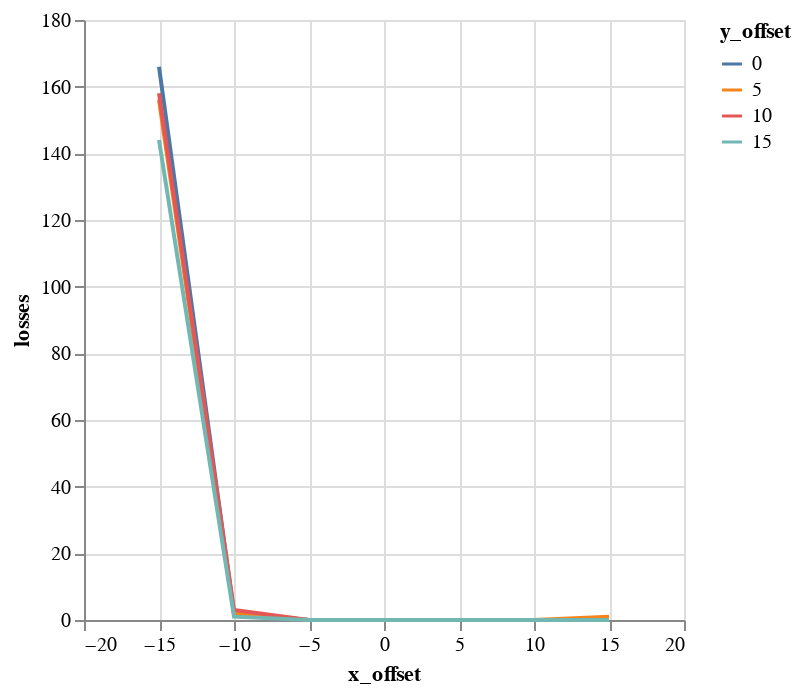

Notebook cell for this chart:
### Code cell
alt.Chart(emit_df).mark_line().encode(
    color='y_offset:N',
    x='x_offset',
    y='losses',
)

### Figure 1 — Vega-Lite specification as saved in the notebook (floating-point values rounded to 4 significant figures)
{"$schema": "https://vega.github.io/schema/vega-lite/v1.2.1.json", "data": {"values": [{"losses": 166, "relbeta": 0.002308, "sourceID": 16777222, "sourceName": "x_-15_y_0", "x_emittance": 1.614, "x_emittance_rel": 0.9955, "x_norm_emittance": 0.003725, "x_offset": -15, "y_emittance": 1.552, "y_emittance_rel": 0.987, "y_norm_emittance": 0.003582, "y_offset": 0}, {"losses": 156, "relbeta": 0.002308, "sourceID": 16777229, "sourceName": "x_-15_y_5", "x_emittance": 1.589, "x_emittance_rel": 0.9977, "x_norm_emittance": 0.003669, "x_offset": -15, "y_emittance": 1.566, "y_emittance_rel": 0.9824, "y_norm_emittance": 0.003614, "y_offset": 5}, {"losses": 158, "relbeta": 0.002308, "sourceID": 16777236, "sourceName": "x_-15_y_10", "x_emittance": 2.059, "x_emittance_rel": 1.273, "x_norm_emittance": 0.004752, "x_offset": -15, "y_emittance": 1.781, "y_emittance_rel": 1.115, "y_norm_emittance": 0.004111, "y_offset": 10}, {"losses": 144, "relbeta": 0.002309, "sourceID": 16777243, "sourceName": "x_-15_y_15", "x_emittance": 2.979, "x_emittance_rel": 1.782, "x_norm_emittance": 0.006876, "x_offset": -15, "y_emittance": 3.654, "y_emittance_rel": 2.198, "y_norm_emittance": 0.008434, "y_offset": 15}, {"losses": 2, "relbeta": 0.002308, "sourceID": 16777220, "sourceName": "x_-10_y_0", "x_emittance": 1.711, "x_emittance_rel": 1.075, "x_norm_emittance": 0.003949, "x_offset": -10, "y_emittance": 1.57, "y_emittance_rel": 1.011, "y_norm_emittance": 0.003625, "y_offset": 0}, {"losses": 2, "relbeta": 0.002308, "sourceID": 16777227, "sourceName": "x_-10_y_5", "x_emittance": 1.702, "x_emittance_rel": 1.055, "x_norm_emittance": 0.003928, "x_offset": -10, "y_emittance": 1.614, "y_emittance_rel": 1.022, "y_norm_emittance": 0.003727, "y_offset": 5}, {"losses": 3, "relbeta": 0.002308, "sourceID": 16777234, "sourceName": "x_-10_y_10", "x_emittance": 1.714, "x_emittance_rel": 1.153, "x_norm_emittance": 0.003957, "x_offset": -10, "y_emittance": 1.781, "y_emittance_rel": 1.07, "y_norm_emittance": 0.004112, "y_offset": 10}, {"losses": 1, "relbeta": 0.002308, "sourceID": 16777241, "sourceName": "x_-10_y_15", "x_emittance": 1.977, "x_emittance_rel": 1.364, "x_norm_emittance": 0.004564, "x_offset": -10, "y_emittance": 2.084, "y_emittance_rel": 1.275, "y_norm_emittance": 0.00481, "y_offset": 15}, {"losses": 0, "relbeta": 0.002308, "sourceID": 16777218, "sourceName": "x_-5_y_0", "x_emittance": 1.678, "x_emittance_rel": 1.001, "x_norm_emittance": 0.003874, "x_offset": -5, "y_emittance": 1.721, "y_emittance_rel": 1.002, "y_norm_emittance": 0.003974, "y_offset": 0}, {"losses": 0, "relbeta": 0.002308, "sourceID": 16777225, "sourceName": "x_-5_y_5", "x_emittance": 1.532, "x_emittance_rel": 1.005, "x_norm_emittance": 0.003536, "x_offset": -5, "y_emittance": 1.635, "y_emittance_rel": 1.005, "y_norm_emittance": 0.003773, "y_offset": 5}, {"losses": 0, "relbeta": 0.002308, "sourceID": 16777232, "sourceName": "x_-5_y_10", "x_emittance": 1.535, "x_emittance_rel": 1.016, "x_norm_emittance": 0.003544, "x_offset": -5, "y_emittance": 1.555, "y_emittance_rel": 1.006, "y_norm_emittance": 0.003589, "y_offset": 10}, {"losses": 0, "relbeta": 0.002308, "sourceID": 16777239, "sourceName": "x_-5_y_15", "x_emittance": 1.824, "x_emittance_rel": 1.078, "x_norm_emittance": 0.004211, "x_offset": -5, "y_emittance": 1.666, "y_emittance_rel": 1.107, "y_norm_emittance": 0.003846, "y_offset": 15}, {"losses": 0, "relbeta": 0.002308, "sourceID": 16777216, "sourceName": "x_0_y_0", "x_emittance": 1.542, "x_emittance_rel": 1.001, "x_norm_emittance": 0.00356, "x_offset": 0, "y_emittance": 1.536, "y_emittance_rel": 0.9997, "y_norm_emittance": 0.003546, "y_offset": 0}, {"losses": 0, "relbeta": 0.002308, "sourceID": 16777223, "sourceName": "x_0_y_5", "x_emittance": 1.551, "x_emittance_rel": 1.007, "x_norm_emittance": 0.003582, "x_offset": 0, "y_emittance": 1.53, "y_emittance_rel": 0.997, "y_norm_emittance": 0.003533, "y_offset": 5}, {"losses": 0, "relbeta": 0.002308, "sourceID": 16777230, "sourceName": "x_0_y_10", "x_emittance": 1.434, "x_emittance_rel": 1.022, "x_norm_emittance": 0.003311, "x_offset": 0, "y_emittance": 1.493, "y_emittance_rel": 1.012, "y_norm_emittance": 0.003448, "y_offset": 10}, {"losses": 0, "relbeta": 0.002308, "sourceID": 16777237, "sourceName": "x_0_y_15", "x_emittance": 1.801, "x_emittance_rel": 1.018, "x_norm_emittance": 0.004157, "x_offset": 0, "y_emittance": 1.647, "y_emittance_rel": 1.021, "y_norm_emittance": 0.003802, "y_offset": 15}, {"losses": 0, "relbeta": 0.002308, "sourceID": 16777217, "sourceName": "x_5_y_0", "x_emittance": 1.555, "x_emittance_rel": 1.003, "x_norm_emittance": 0.00359, "x_offset": 5, "y_emittance": 1.673, "y_emittance_rel": 0.9994, "y_norm_emittance": 0.003863, "y_offset": 0}, {"losses": 0, "relbeta": 0.002308, "sourceID": 16777224, "sourceName": "x_5_y_5", "x_emittance": 1.622, "x_emittance_rel": 1.012, "x_norm_emittance": 0.003744, "x_offset": 5, "y_emittance": 1.488, "y_emittance_rel": 1.01, "y_norm_emittance": 0.003435, "y_offset": 5}, {"losses": 0, "relbeta": 0.002308, "sourceID": 16777231, "sourceName": "x_5_y_10", "x_emittance": 1.514, "x_emittance_rel": 1.035, "x_norm_emittance": 0.003494, "x_offset": 5, "y_emittance": 1.672, "y_emittance_rel": 1.049, "y_norm_emittance": 0.00386, "y_offset": 10}, {"losses": 0, "relbeta": 0.002308, "sourceID": 16777238, "sourceName": "x_5_y_15", "x_emittance": 1.871, "x_emittance_rel": 1.17, "x_norm_emittance": 0.004318, "x_offset": 5, "y_emittance": 1.932, "y_emittance_rel": 1.228, "y_norm_emittance": 0.004461, "y_offset": 15}, {"losses": 0, "relbeta": 0.002309, "sourceID": 16777219, "sourceName": "x_10_y_0", "x_emittance": 1.585, "x_emittance_rel": 1.043, "x_norm_emittance": 0.003659, "x_offset": 10, "y_emittance": 1.6, "y_emittance_rel": 1.0, "y_norm_emittance": 0.003693, "y_offset": 0}, {"losses": 0, "relbeta": 0.002308, "sourceID": 16777226, "sourceName": "x_10_y_5", "x_emittance": 1.494, "x_emittance_rel": 1.032, "x_norm_emittance": 0.003448, "x_offset": 10, "y_emittance": 1.538, "y_emittance_rel": 1.021, "y_norm_emittance": 0.00355, "y_offset": 5}, {"losses": 0, "relbeta": 0.002308, "sourceID": 16777233, "sourceName": "x_10_y_10", "x_emittance": 1.856, "x_emittance_rel": 1.065, "x_norm_emittance": 0.004284, "x_offset": 10, "y_emittance": 1.711, "y_emittance_rel": 1.061, "y_norm_emittance": 0.00395, "y_offset": 10}, {"losses": 0, "relbeta": 0.002308, "sourceID": 16777240, "sourceName": "x_10_y_15", "x_emittance": 2.365, "x_emittance_rel": 1.504, "x_norm_emittance": 0.00546, "x_offset": 10, "y_emittance": 2.437, "y_emittance_rel": 1.613, "y_norm_emittance": 0.005627, "y_offset": 15}, {"losses": 0, "relbeta": 0.002308, "sourceID": 16777221, "sourceName": "x_15_y_0", "x_emittance": 2.129, "x_emittance_rel": 1.42, "x_norm_emittance": 0.004914, "x_offset": 15, "y_emittance": 1.58, "y_emittance_rel": 1.001, "y_norm_emittance": 0.003646, "y_offset": 0}, {"losses": 1, "relbeta": 0.002308, "sourceID": 16777228, "sourceName": "x_15_y_5", "x_emittance": 2.059, "x_emittance_rel": 1.31, "x_norm_emittance": 0.004753, "x_offset": 15, "y_emittance": 1.491, "y_emittance_rel": 1.003, "y_norm_emittance": 0.003441, "y_offset": 5}, {"losses": 0, "relbeta": 0.002308, "sourceID": 16777235, "sourceName": "x_15_y_10", "x_emittance": 1.999, "x_emittance_rel": 1.232, "x_norm_emittance": 0.004614, "x_offset": 15, "y_emittance": 1.773, "y_emittance_rel": 1.097, "y_norm_emittance": 0.004094, "y_offset": 10}, {"losses": 0, "relbeta": 0.002308, "sourceID": 16777242, "sourceName": "x_15_y_15", "x_emittance": 2.604, "x_emittance_rel": 1.719, "x_norm_emittance": 0.006012, "x_offset": 15, "y_emittance": 3.095, "y_emittance_rel": 1.95, "y_norm_emittance": 0.007145, "y_offset": 15}]}, "encoding": {"color": {"field": "y_offset", "type": "nominal"}, "x": {"field": "x_offset", "type": "quantitative"}, "y": {"field": "losses", "type": "quantitative"}}, "mark": "line"}
